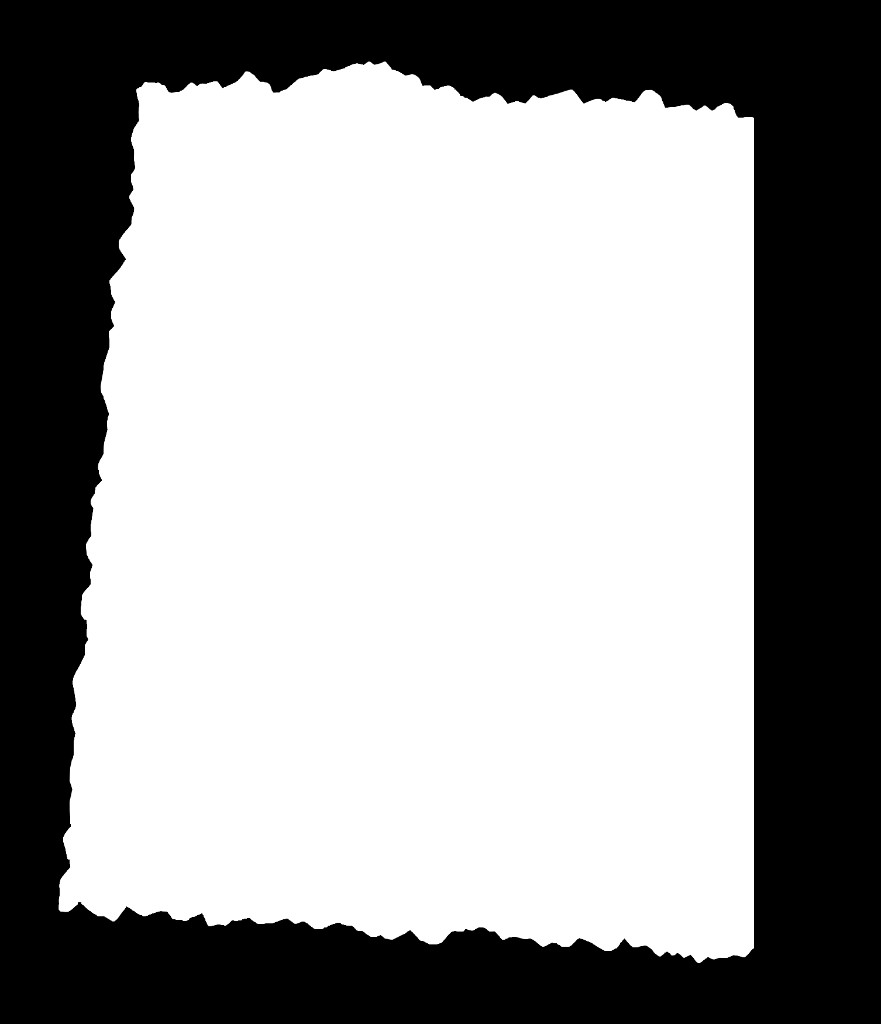
#> input picture app/cover_template/assets/photo-fill-mask.png, 881 x 1024 px
$ python build_photo_tear_hole_mask.py
#> lines starting #> are read from the running program, lines starting #| are printed output that depends on the picture; after the words box and inside, x2 and y2 are one past the last pixel; in counts of white or black regions, pixels touching at a corner belong together
"""Build photo-tear-hole mask (+ matching torn border) from border interior.

Source of truth:
  assets/photo-torn-border.png — white stroke; hole = everything INSIDE that stroke
  assets/photo-fill-mask.png  — used only to validate the interior region

The fill art is inset from the border on left/right; deriving the hole from the
border interior makes the photo stretch into the full aperture (no L/R gaps).

Outputs (torn-inner pixel size, used under .photo-torn-inner):
  assets/photo-tear-hole-mask-alpha.png
  assets/photo-tear-hole-mask.png
  assets/photo-torn-border-fit.png  — border resized to the same canvas
"""
from __future__ import annotations

from collections import deque
from pathlib import Path

import numpy as np
from PIL import Image

PACKAGE = Path(__file__).resolve().parents[1] / "app" / "cover_template"
ASSETS = PACKAGE / "assets"

# Match .photo-frame / .photo-torn / .photo-torn-inner CSS (rounded).
# .photo-torn matches ttl_cover_html (photo-mask.svg box).
FRAME_W = 1470
FRAME_H = 1900
TORN_TOP = 0.1502
TORN_RIGHT = 0.0055
TORN_BOTTOM = 0.023
TORN_LEFT = 0.1249
INNER_TOP = 0.0
INNER_RIGHT = -0.0031
INNER_BOTTOM = -0.0083
INNER_LEFT = -0.0031

FILL_SRC = ASSETS / "photo-fill-mask.png"
BORDER_SRC = ASSETS / "photo-torn-border.png"

# Grow hole a few px into the stroke so photo tucks under the white rim (no hairline).
HOLE_TUCK_PX = 5


def _torn_inner_size() -> tuple[int, int]:
    torn_w = FRAME_W * (1.0 - TORN_LEFT - TORN_RIGHT)
    torn_h = FRAME_H * (1.0 - TORN_TOP - TORN_BOTTOM)
    inner_w = int(round(torn_w * (1.0 - INNER_LEFT - INNER_RIGHT)))
    inner_h = int(round(torn_h * (1.0 - INNER_TOP - INNER_BOTTOM)))
    return inner_w, inner_h


def _white_mask(rgba: Image.Image) -> np.ndarray:
    arr = np.array(rgba.convert("RGBA"))
    rgb = arr[..., :3].astype(np.int16)
    alpha = arr[..., 3]
    return (alpha > 128) & (rgb.min(axis=-1) > 200)


def _resize_white(src: Image.Image, tw: int, th: int) -> np.ndarray:
    resized = src.convert("RGBA").resize((tw, th), Image.Resampling.LANCZOS)
    white = _white_mask(resized)
    if float(white.mean()) < 0.01:
        raise RuntimeError(f"No white ink after resize ({src})")
    return white


def _flood_exterior(blocked: np.ndarray) -> np.ndarray:
    """True where reachable from the canvas edge without crossing blocked (stroke)."""
    th, tw = blocked.shape
    exterior = np.zeros((th, tw), dtype=bool)
    q: deque[tuple[int, int]] = deque()

    def seed(y: int, x: int) -> None:
        if blocked[y, x] or exterior[y, x]:
            return
        exterior[y, x] = True
        q.append((y, x))

    for x in range(tw):
        seed(0, x)
        seed(th - 1, x)
    for y in range(th):
        seed(y, 0)
        seed(y, tw - 1)

    while q:
        y, x = q.popleft()
        for dy, dx in ((0, 1), (0, -1), (1, 0), (-1, 0)):
            ny, nx = y + dy, x + dx
            if 0 <= ny < th and 0 <= nx < tw and not blocked[ny, nx] and not exterior[ny, nx]:
                exterior[ny, nx] = True
                q.append((ny, nx))
    return exterior


def _dilate(mask: np.ndarray, radius: int) -> np.ndarray:
    if radius <= 0:
        return mask
    out = mask.copy()
    for dy in range(-radius, radius + 1):
        for dx in range(-radius, radius + 1):
            if dy * dy + dx * dx > radius * radius:
                continue
            shifted = np.roll(np.roll(mask, dy, axis=0), dx, axis=1)
            # Do not wrap around the canvas edge.
            if dy > 0:
                shifted[:dy, :] = False
            elif dy < 0:
                shifted[dy:, :] = False
            if dx > 0:
                shifted[:, :dx] = False
            elif dx < 0:
                shifted[:, dx:] = False
            out |= shifted
    return out


def _rgba_from_mask(mask: np.ndarray, *, stroke: bool) -> Image.Image:
    th, tw = mask.shape
    out = np.zeros((th, tw, 4), dtype=np.uint8)
    if stroke:
        out[mask, :3] = 254
    else:
        out[mask, :3] = 255
    out[mask, 3] = 255
    return Image.fromarray(out, "RGBA")


def main() -> None:
    if not FILL_SRC.is_file():
        raise FileNotFoundError(f"Missing fill mask source: {FILL_SRC}")
    if not BORDER_SRC.is_file():
        raise FileNotFoundError(f"Missing border source: {BORDER_SRC}")

    tw, th = _torn_inner_size()
    print(f"torn-inner target {tw}×{th}")

    fill_white = _resize_white(Image.open(FILL_SRC), tw, th)
#> in _white_mask, `alpha = arr[..., 3]`: alpha: shape (1584, 1286); every value is 255
#> in _white_mask, `return (alpha > 128) & (rgb.min(axis=-1) > 200)`: returned value: shape (1584, 1286) bool; 61.4% white; 1 black region, box (x1, y1, x2, y2) and area: (0, 0, 1286, 1584) 785835
    stroke_white = _resize_white(Image.open(BORDER_SRC), tw, th)
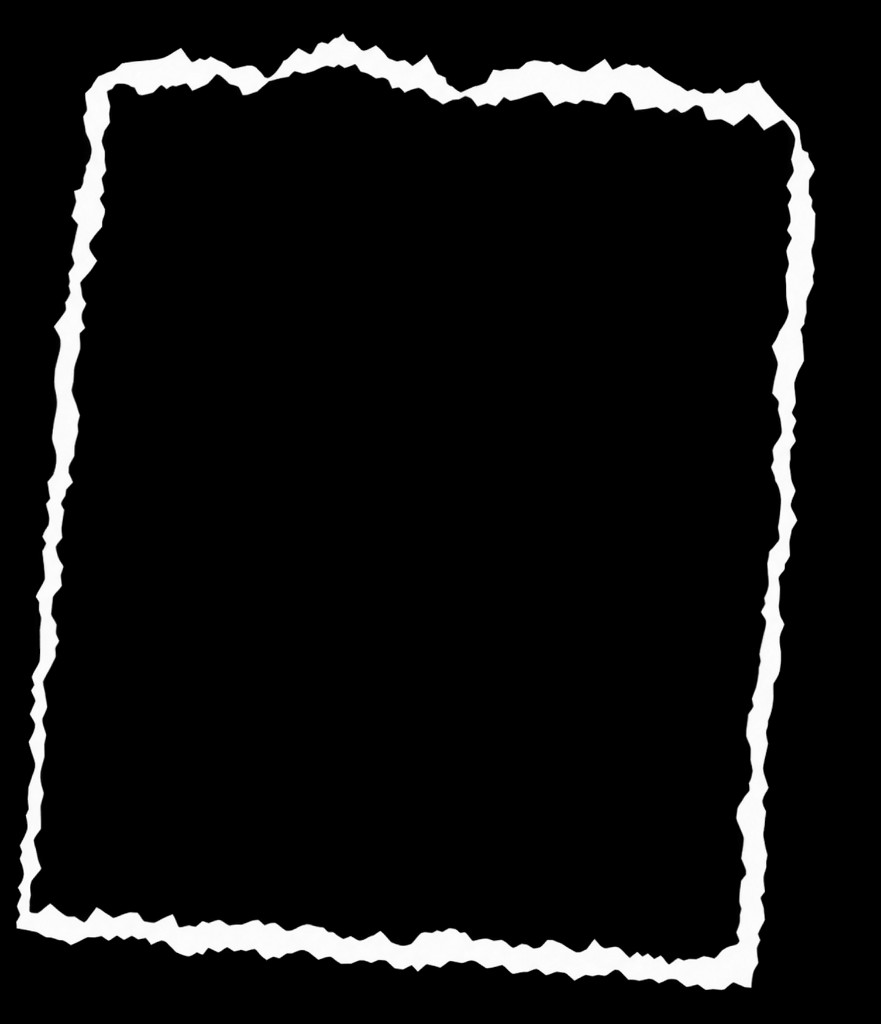
#> input picture app/cover_template/assets/photo-torn-border.png, 881 x 1024 px
#> call 2 of _resize_white, with tw = 1286, th = 1584
#> in _resize_white (call 2), `resized = src.convert("RGBA").resize((tw, th), Image.Resampling.LANCZOS)`:
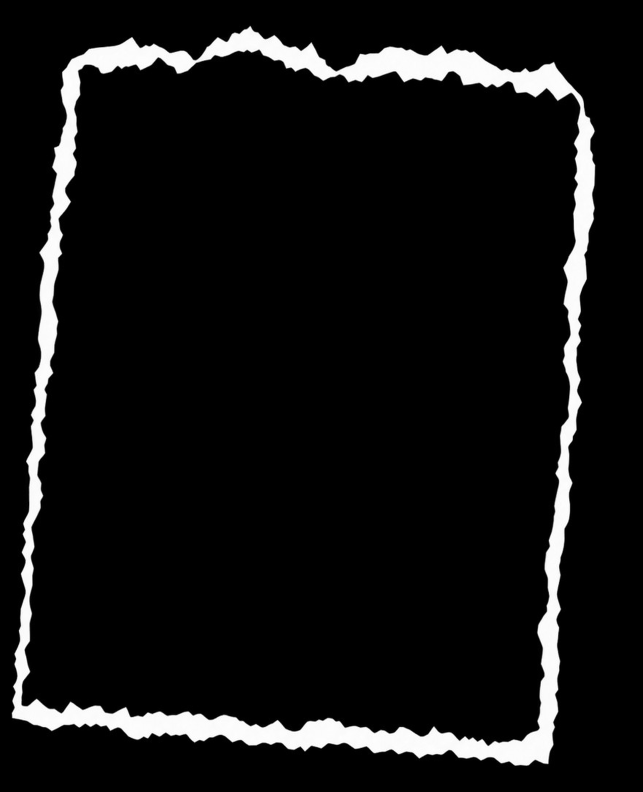
#> resized: PIL image 1286x1584 RGBA (shown at 1/2 size); mean R, G, B, A 19.1, 19.1, 19.1, 255
#> in _white_mask (call 2), `return (alpha > 128) & (rgb.min(axis=-1) > 200)`: returned value: shape (1584, 1286) bool; 7.3% white; 1 white region, box (x1, y1, x2, y2) and area: (24, 53, 1190, 1531) 147750
    print("fill% after resize", f"{float(fill_white.mean()):.3%}")
#| fill% after resize 61.422%
    print("stroke% after resize", f"{float(stroke_white.mean()):.3%}")
#| stroke% after resize 7.253%

    exterior = _flood_exterior(stroke_white)
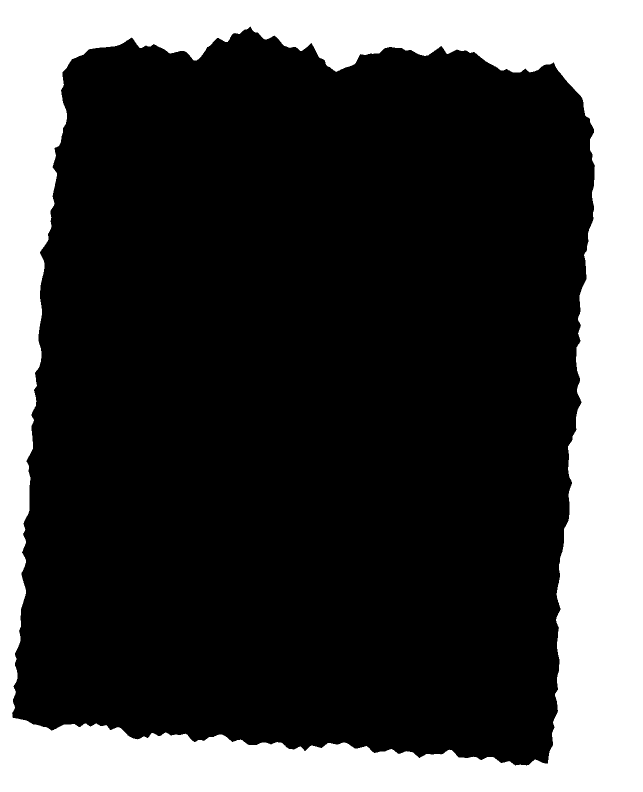
#> exterior: shape (1584, 1286) bool (shown at 1/2 size); 27.3% white; 1 white region, box (x1, y1, x2, y2) and area: (0, 0, 1286, 1584) 555235
    interior = ~exterior & ~stroke_white
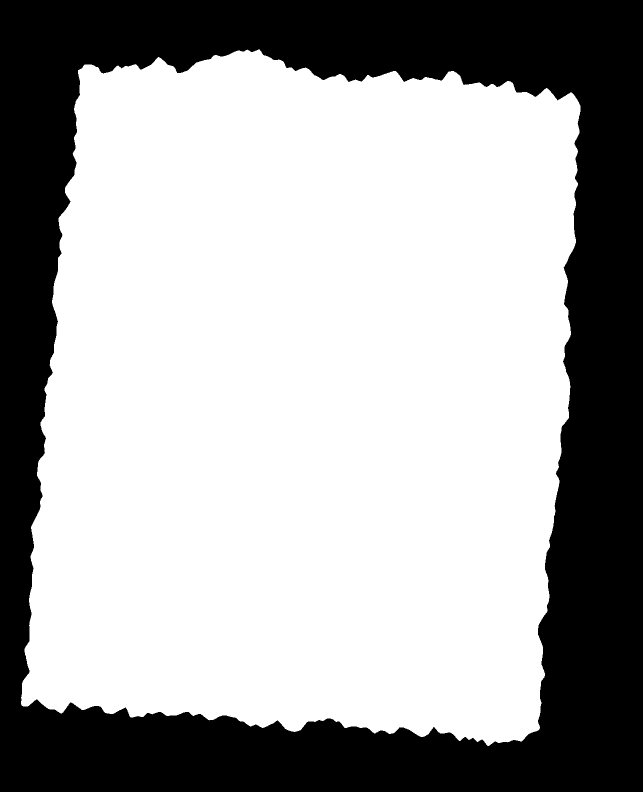
#> interior: shape (1584, 1286) bool (shown at 1/2 size); 65.5% white; 1 black region, box (x1, y1, x2, y2) and area: (0, 0, 1286, 1584) 702985
    # Keep the component that overlaps the authored fill (guards against leaks).
    if float((interior & fill_white).mean()) < 0.2:
        raise RuntimeError("Border interior does not overlap fill mask — stroke may be open")
    hole = interior | fill_white
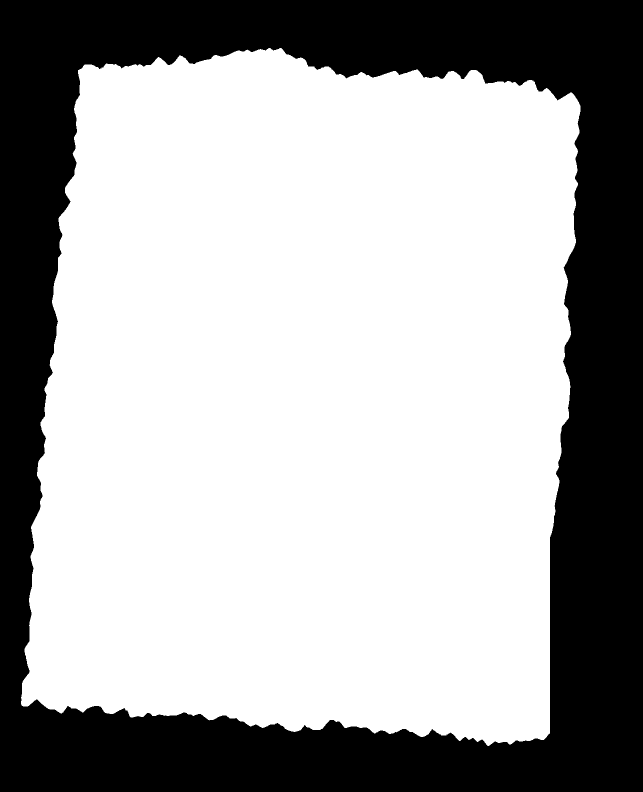
#> hole: shape (1584, 1286) bool (shown at 1/2 size); 66.2% white; 1 black region, box (x1, y1, x2, y2) and area: (0, 0, 1286, 1584) 688181
    # Tuck a few pixels under the white rim so L/R seams do not show beige.
    hole = hole | (_dilate(hole, HOLE_TUCK_PX) & stroke_white)
#> after the loop in _dilate, `for dy in range(-radius, radius + 1):`:
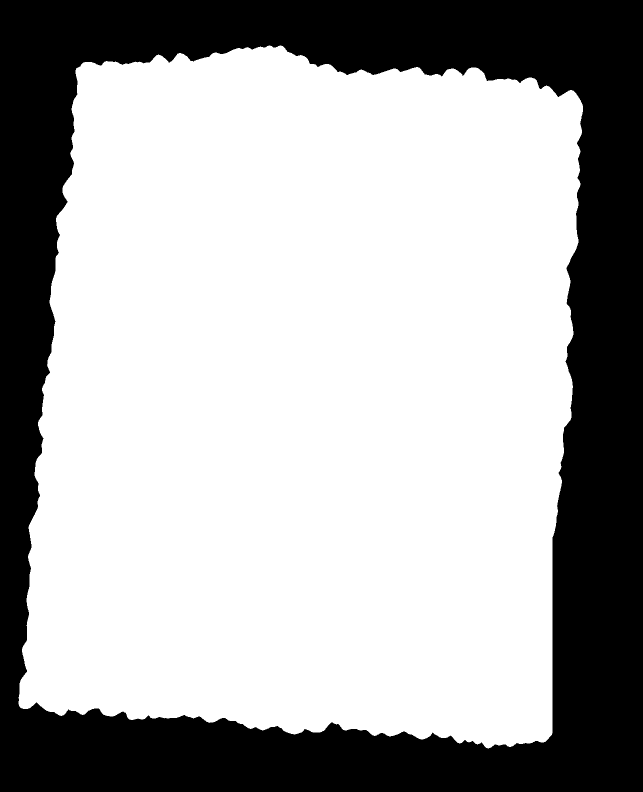
#> out: shape (1584, 1286) bool (shown at 1/2 size); 67.4% white; 1 black region, box (x1, y1, x2, y2) and area: (0, 0, 1286, 1584) 663081
#> after the loop in _dilate, `for dy in range(-radius, radius + 1):`:
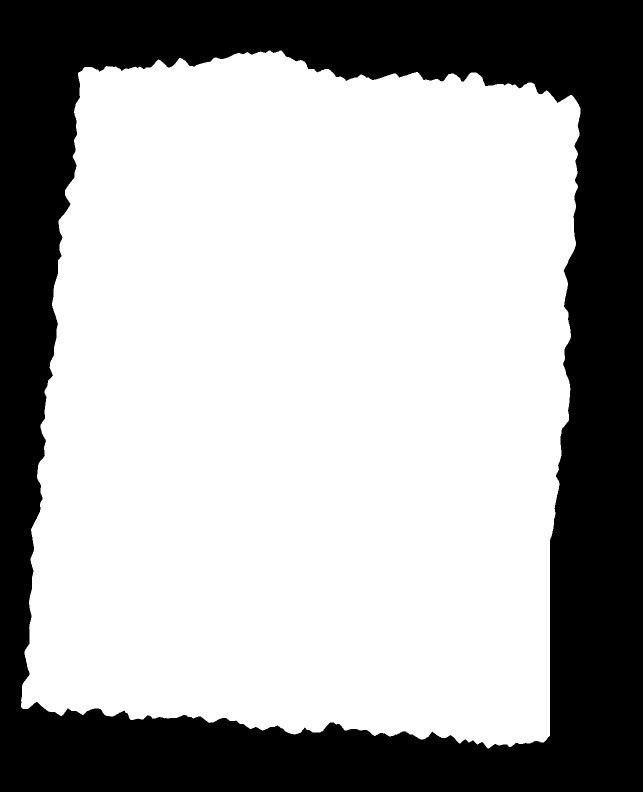
#> shifted: shape (1584, 1286) bool (shown at 1/2 size); 66.2% white; 1 black region, box (x1, y1, x2, y2) and area: (0, 0, 1286, 1584) 688181
#> hole: shape (1584, 1286) bool; 67.4% white; 1 black region, box (x1, y1, x2, y2) and area: (0, 0, 1286, 1584) 663193

    fill_pct = float(hole.mean())
#> fill_pct = 0.674
    if fill_pct < 0.35 or fill_pct > 0.95:
        raise RuntimeError(f"Hole fill {fill_pct:.3%} outside expected range")

    hole_img = _rgba_from_mask(hole, stroke=False)
    stroke_img = _rgba_from_mask(stroke_white, stroke=True)

    alpha = Image.fromarray((hole.astype(np.uint8) * 255), mode="L")
    Image.merge("RGB", (alpha, alpha, alpha)).save(ASSETS / "photo-tear-hole-mask.png")
    hole_img.save(ASSETS / "photo-tear-hole-mask-alpha.png")
    stroke_img.save(ASSETS / "photo-torn-border-fit.png")
    print(f"Wrote hole masks fill%={fill_pct:.3%} and photo-torn-border-fit.png")
#| Wrote hole masks fill%=67.443% and photo-torn-border-fit.png


if __name__ == "__main__":
    main()
